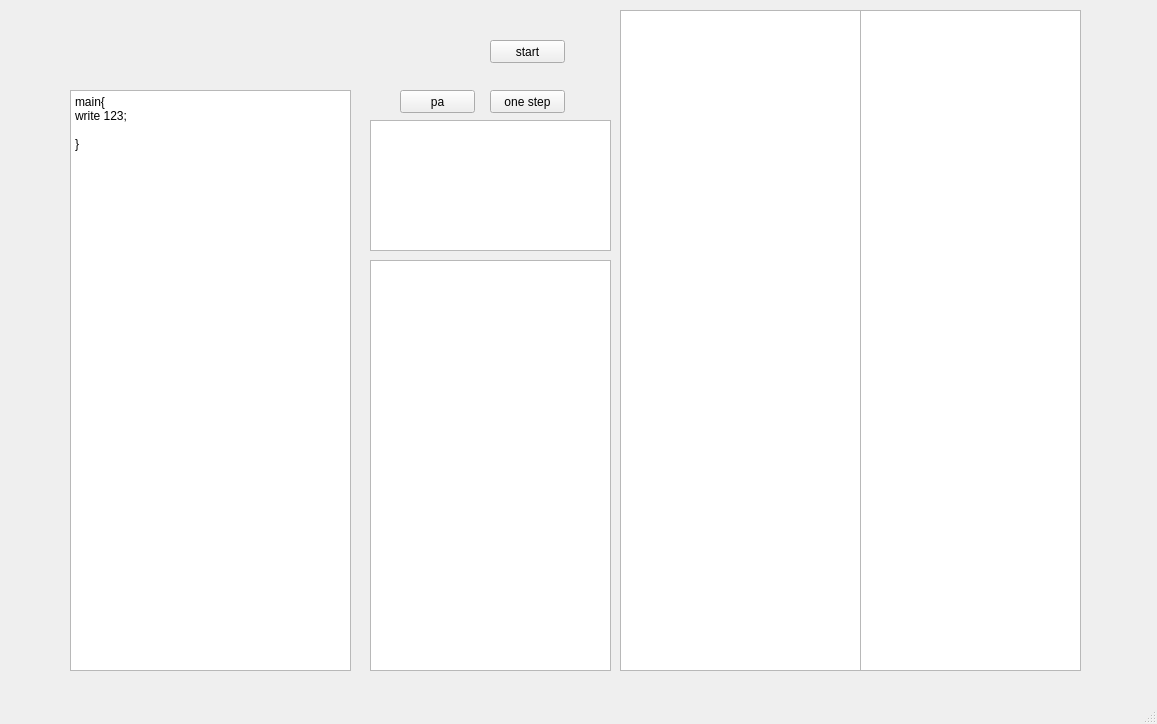
<?xml version="1.0" encoding="UTF-8"?>
<ui version="4.0">
 <class>MainWindow</class>
 <widget class="QMainWindow" name="MainWindow">
  <property name="geometry">
   <rect>
    <x>0</x>
    <y>0</y>
    <width>1157</width>
    <height>724</height>
   </rect>
  </property>
  <property name="windowTitle">
   <string>MainWindow</string>
  </property>
  <widget class="QWidget" name="centralwidget">
   <widget class="QTextEdit" name="text1">
    <property name="geometry">
     <rect>
      <x>70</x>
      <y>90</y>
      <width>281</width>
      <height>581</height>
     </rect>
    </property>
    <property name="html">
     <string>&lt;!DOCTYPE HTML PUBLIC &quot;-//W3C//DTD HTML 4.0//EN&quot; &quot;http://www.w3.org/TR/REC-html40/strict.dtd&quot;&gt;
&lt;html&gt;&lt;head&gt;&lt;meta name=&quot;qrichtext&quot; content=&quot;1&quot; /&gt;&lt;style type=&quot;text/css&quot;&gt;
p, li { white-space: pre-wrap; }
&lt;/style&gt;&lt;/head&gt;&lt;body style=&quot; font-family:'SimSun'; font-size:9pt; font-weight:400; font-style:normal;&quot;&gt;
&lt;p style=&quot; margin-top:0px; margin-bottom:0px; margin-left:0px; margin-right:0px; -qt-block-indent:0; text-indent:0px;&quot;&gt;main{&lt;/p&gt;
&lt;p style=&quot; margin-top:0px; margin-bottom:0px; margin-left:0px; margin-right:0px; -qt-block-indent:0; text-indent:0px;&quot;&gt;write 123;&lt;/p&gt;
&lt;p style=&quot;-qt-paragraph-type:empty; margin-top:0px; margin-bottom:0px; margin-left:0px; margin-right:0px; -qt-block-indent:0; text-indent:0px;&quot;&gt;&lt;br /&gt;&lt;/p&gt;
&lt;p style=&quot; margin-top:0px; margin-bottom:0px; margin-left:0px; margin-right:0px; -qt-block-indent:0; text-indent:0px;&quot;&gt;}&lt;/p&gt;&lt;/body&gt;&lt;/html&gt;</string>
    </property>
   </widget>
   <widget class="QPushButton" name="pa1">
    <property name="geometry">
     <rect>
      <x>400</x>
      <y>90</y>
      <width>75</width>
      <height>23</height>
     </rect>
    </property>
    <property name="text">
     <string>pa</string>
    </property>
   </widget>
   <widget class="QTextEdit" name="text1_out">
    <property name="geometry">
     <rect>
      <x>370</x>
      <y>120</y>
      <width>241</width>
      <height>131</height>
     </rect>
    </property>
   </widget>
   <widget class="QListWidget" name="list1_pcd">
    <property name="geometry">
     <rect>
      <x>370</x>
      <y>260</y>
      <width>241</width>
      <height>411</height>
     </rect>
    </property>
   </widget>
   <widget class="QListWidget" name="list1_stk">
    <property name="geometry">
     <rect>
      <x>620</x>
      <y>10</y>
      <width>241</width>
      <height>661</height>
     </rect>
    </property>
   </widget>
   <widget class="QPushButton" name="p_ostep">
    <property name="geometry">
     <rect>
      <x>490</x>
      <y>90</y>
      <width>75</width>
      <height>23</height>
     </rect>
    </property>
    <property name="text">
     <string>one step</string>
    </property>
   </widget>
   <widget class="QPushButton" name="p_start">
    <property name="geometry">
     <rect>
      <x>490</x>
      <y>40</y>
      <width>75</width>
      <height>23</height>
     </rect>
    </property>
    <property name="text">
     <string>start</string>
    </property>
   </widget>
   <widget class="QTextEdit" name="text1_bug">
    <property name="geometry">
     <rect>
      <x>860</x>
      <y>10</y>
      <width>221</width>
      <height>661</height>
     </rect>
    </property>
    <property name="html">
     <string>&lt;!DOCTYPE HTML PUBLIC &quot;-//W3C//DTD HTML 4.0//EN&quot; &quot;http://www.w3.org/TR/REC-html40/strict.dtd&quot;&gt;
&lt;html&gt;&lt;head&gt;&lt;meta name=&quot;qrichtext&quot; content=&quot;1&quot; /&gt;&lt;style type=&quot;text/css&quot;&gt;
p, li { white-space: pre-wrap; }
&lt;/style&gt;&lt;/head&gt;&lt;body style=&quot; font-family:'SimSun'; font-size:9pt; font-weight:400; font-style:normal;&quot;&gt;
&lt;p style=&quot;-qt-paragraph-type:empty; margin-top:0px; margin-bottom:0px; margin-left:0px; margin-right:0px; -qt-block-indent:0; text-indent:0px;&quot;&gt;&lt;br /&gt;&lt;/p&gt;&lt;/body&gt;&lt;/html&gt;</string>
    </property>
   </widget>
  </widget>
  <widget class="QMenuBar" name="menubar">
   <property name="geometry">
    <rect>
     <x>0</x>
     <y>0</y>
     <width>1157</width>
     <height>23</height>
    </rect>
   </property>
  </widget>
  <widget class="QStatusBar" name="statusbar"/>
 </widget>
 <resources/>
 <connections/>
</ui>
